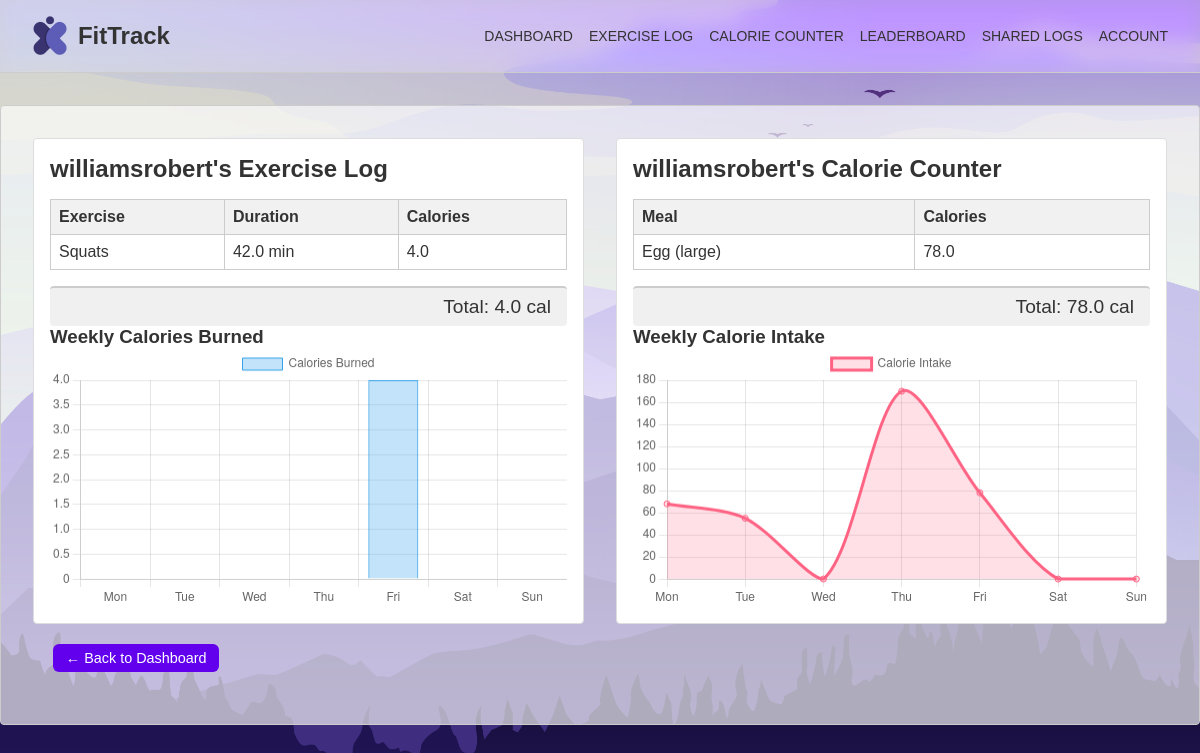
The app's page /user/25 (signed in) with its own data.
### app/models.py (models this page shows)
class User(db.Model):
    __tablename__ = "user"
    id = db.Column(db.Integer, primary_key=True)
    username = db.Column(db.String(100), unique=True, nullable=False)
    full_name = db.Column(db.String(100), nullable=False)
    email = db.Column(db.String(100), unique=True, nullable=False)
    password = db.Column(db.String(100), nullable=False)
    team = db.Column(db.String(100), nullable=True)
    profile_img = db.Column(db.String(255), nullable=True)
    reset_token = db.Column(db.String(100), nullable=True)
    verification_token = db.Column(db.String(100), nullable=True)
    is_verified = db.Column(db.Boolean, default=False)
    email_change_token = db.Column(db.String(64), nullable=True)
    new_email_temp = db.Column(db.String(120), nullable=True)
    usda_api_key = db.Column(
        EncryptedType(
            db.String(128),
            _ENC_KEY,
            AesGcmEngine
        ),
        nullable=True,
        default="DEMO_KEY"
    )
    exercises = db.relationship('Exercise', backref='user', lazy=True)
    exercise_logs = db.relationship('ExerciseLog', backref='user', lazy=True)
    meal_logs = db.relationship('MealLog', backref='user', lazy=True)
    shared_logs = db.relationship('Share',
    foreign_keys='Share.user_id_sender',
    backref='sender',
    lazy=True)

class ExerciseLog(db.Model):
    id = db.Column(db.Integer, primary_key=True)
    user_id = db.Column(db.Integer, db.ForeignKey('user.id'), nullable=False)
    exercise_id = db.Column(db.Integer, db.ForeignKey('exercise.id'), nullable=False)
    duration_minutes = db.Column(db.Float, nullable=False)
    calories_burned = db.Column(db.Float, nullable=False)
    date = db.Column(db.Date, nullable=False, default=date.today)
    exercise = db.relationship('Exercise')

class Exercise(db.Model):
    id = db.Column(db.Integer, primary_key=True)
    user_id = db.Column(db.Integer, db.ForeignKey('user.id'), nullable=True)  # NULL if global
    name = db.Column(db.String(100), nullable=False)
    duration_minutes = db.Column(db.Float, nullable=False)

class MealLog(db.Model):
    __tablename__ = "meal_log"
    id       = db.Column(db.Integer, primary_key=True)
    user_id  = db.Column(db.Integer, db.ForeignKey('user.id'), nullable=False)
    food_id  = db.Column(db.Integer, db.ForeignKey('food.id'), nullable=False)
    date     = db.Column(db.Date,    nullable=False, default=date.today)
    food = db.relationship('Food', backref=db.backref('meal_logs', lazy=True))

class Food(db.Model):
    __tablename__ = "food"
    id           = db.Column(db.Integer, primary_key=True)
    user_id      = db.Column(db.Integer, db.ForeignKey('user.id'), nullable=True)
    name         = db.Column(db.String(128), nullable=False)
    calories     = db.Column(db.Float,      nullable=False)
    serving_size = db.Column(db.String(64), default='100 g')
    fdc_id = db.Column(db.String(20), nullable=True, unique=True)

### app/dashboard.py (the view)
@app.route('/user/<int:user_id>')
def user_detail(user_id):
    if "user_id" not in session:
        flash("Please log in to view user profiles.", "error")
        return redirect(url_for("login"))
    selected_user = User.query.get_or_404(user_id)
    today = date.today()
    todays_exercises = ExerciseLog.query.filter_by(user_id=selected_user.id, date=today).all()
    todays_meals = [log for log in selected_user.meal_logs if log.date == today]
    week_start = today - timedelta(days=today.weekday())
    weekly_scores = Scoreboard.query.filter(
        Scoreboard.user_id == selected_user.id,
        Scoreboard.timestamp >= week_start,
        Scoreboard.timestamp <= today
    ).group_by(Scoreboard.timestamp).with_entities(
        Scoreboard.timestamp,
        func.sum(Scoreboard.total_calories_burned)
    ).all()
    week_data = {record[0].strftime('%a'): float(record[1]) for record in weekly_scores}
    labels = ['Mon', 'Tue', 'Wed', 'Thu', 'Fri', 'Sat', 'Sun']
    chart_data = [week_data.get(day, 0) for day in labels]
    return render_template("user_detail.html",
                           user=selected_user,
                           exercise_log=todays_exercises,
                           meal_log=todays_meals,
                           chart_data=chart_data,
                           date=date)

### app/templates/user_detail.html (shortened to what this page needs)
<!DOCTYPE html>
<html lang="en">
<head>
  <link rel="stylesheet" href="{{ url_for('static', filename='css/styles.css') }}">
</head>
<body>
{% include 'header.html' %}
<main>
  <div class="columns">
    <div class="column">
      <div class="column-header">
        <h2>{{ user.username }}'s Exercise Log</h2>
      </div>
      <table>
        <thead>
          <tr>
            <th>Exercise</th>
            <th>Duration</th>
            <th>Calories</th>
          </tr>
        </thead>
        <tbody>
          {% for log in exercise_log %}
          <tr>
            <td>{{ log.exercise.name }}</td>
            <td>{{ log.duration_minutes | round(0) }} min</td>
            <td>{{ log.calories_burned | round(0) }}</td>
          </tr>
          {% else %}
          <tr><td colspan="3">No logs yet</td></tr>
          {% endfor %}
        </tbody>
      </table>
      <div class="total-summary">
        <span>Total: {{ exercise_log | sum(attribute="calories_burned") | round(0) }} cal</span>
      </div>
      <h3>Weekly Calories Burned</h3>
      <canvas id="weeklyExerciseChart" width="400" height="200"></canvas>
    </div>
    <div class="column">
      <div class="column-header">
        <h2>{{ user.username }}'s Calorie Counter</h2>
      </div>
      <table>
        <thead>
          <tr>
            <th>Meal</th>
            <th>Calories</th>
          </tr>
        </thead>
        <tbody>
          {% for log in meal_log %}
          <tr>
            <td>{{ log.food.name }}</td>
            <td>{{ log.food.calories | round(0) }}</td>
          </tr>
          {% else %}
          <tr><td colspan="2">No logs yet</td></tr>
          {% endfor %}
        </tbody>
      </table>
      <div class="total-summary">
        <span>Total: {{ meal_log | sum(attribute="food.calories") | round(0) }} cal</span>
      </div>
      <h3>Weekly Calorie Intake</h3>
      <canvas id="weeklyIntakeChart" width="400" height="200"></canvas>
    </div>
  </div>
  <a href="{{ url_for('dashboard') }}" class="btn-link" style="margin: 20px;">← Back to Dashboard</a>
</main>
<script>
  const burnedData = {{ chart_data | tojson }}.map(v => Math.round(v));
  const labels = ['Mon', 'Tue', 'Wed', 'Thu', 'Fri', 'Sat', 'Sun'];
  // Calories Burned Chart
  new Chart(document.getElementById('weeklyExerciseChart').getContext('2d'), {
    type: 'bar',
    data: {
      labels: labels,
      datasets: [{
        label: 'Calories Burned',
        data: burnedData,
        backgroundColor: 'rgba(54, 162, 235, 0.3)',
        borderColor: 'rgba(54, 162, 235, 1)',
        borderWidth: 1
      }]
    },
    options: {
      scales: {
        y: { beginAtZero: true }
      }
    }
  });
  // Calories Eaten Chart
  fetch(`/api/calorie-data?user_id={{ user.id }}`)
    .then(res => res.json())
    .then(data => {
      const intakeLabels = data.map(d => d.label);
      const intakeValues = data.map(d => Math.round(d.calories));
      if (intakeValues.every(v => v === 0)) {
        document.getElementById("noDataMsg").style.display = "block";
      }
      new Chart(document.getElementById('weeklyIntakeChart').getContext('2d'), {
        type: 'line',
        data: {
          labels: intakeLabels,
          datasets: [{
            label: 'Calorie Intake',
            data: intakeValues,
            backgroundColor: 'rgba(255, 99, 132, 0.2)',
            borderColor: 'rgba(255, 99, 132, 1)',
            fill: true,
            tension: 0.3
          }]
        },
        options: {
          responsive: true,
          scales: {
            y: { beginAtZero: true }
          }
        }
      });
    })
    .catch(err => console.error("Failed to load intake data:", err));
</script>
</body>
</html>

### app/static/css/styles.css (style rules this page uses)
* { margin: 0; padding: 0; box-sizing: border-box; }
body { font-family: Arial, sans-serif; background-color: #f9f9f9; color: #333; background-image: url("/static/images/login-bg.png"); background-size: cover; background-position: center; background-repeat: no-repeat; background-attachment: fixed; }
main { max-width: 1200px; margin: 2rem auto; background-color: rgba(255, 255, 255, 0.65); border: 1px solid #ccc; border-radius: 4px; padding: 2rem; }
.columns { display: flex; flex-wrap: wrap; gap: 2rem; justify-content: space-between; }
.column { flex: 1; min-width: 280px; background-color: #fff; border: 1px solid #ddd; border-radius: 4px; padding: 1rem; }
.column h2 { margin-bottom: 0.25rem; }
table { width: 100%; border-collapse: collapse; margin-top: 0.75rem; margin-bottom: 0.75rem; }
table thead { background-color: #f1f1f1; }
table th, table td { border: 1px solid #ccc; padding: 0.5rem; text-align: left; }
button, .btn-link { margin-top: 0.5rem; padding: 0.4rem 0.8rem; background-color: #6200ee; color: white; border-radius: 6px; cursor: pointer; font-size: 0.9rem; font-family: 'Poppins', sans-serif; text-decoration: none; transition: background-color 0.8s ease, color 0.8s ease, border-color 0.8s ease; display: inline-block; }
.column-header { display: flex; justify-content: space-between; align-items: center; margin-bottom: 0.5rem; }
.total-summary { margin-top: 1rem; padding: 0.5rem 1rem; background-color: #f0f0f0; border-top: 2px solid #ccc; font-size: 1.2rem; text-align: right; border-radius: 4px; }

### records on screen
User: username "williamsrobert"
ExerciseLog: exercise.name "Squats", duration_minutes "42.0", calories_burned "4.0"
MealLog: food.name "Egg (large)", food.calories "78.0"

### other values on screen
{{ exercise_log | sum(attribute="calories_burned") | round(0) }} "4.0"
{{ meal_log | sum(attribute="food.calories") | round(0) }} "78.0"
chart data {{ chart_data | tojson }} [0, 0, 0, 0, 4.23, 0, 0]
